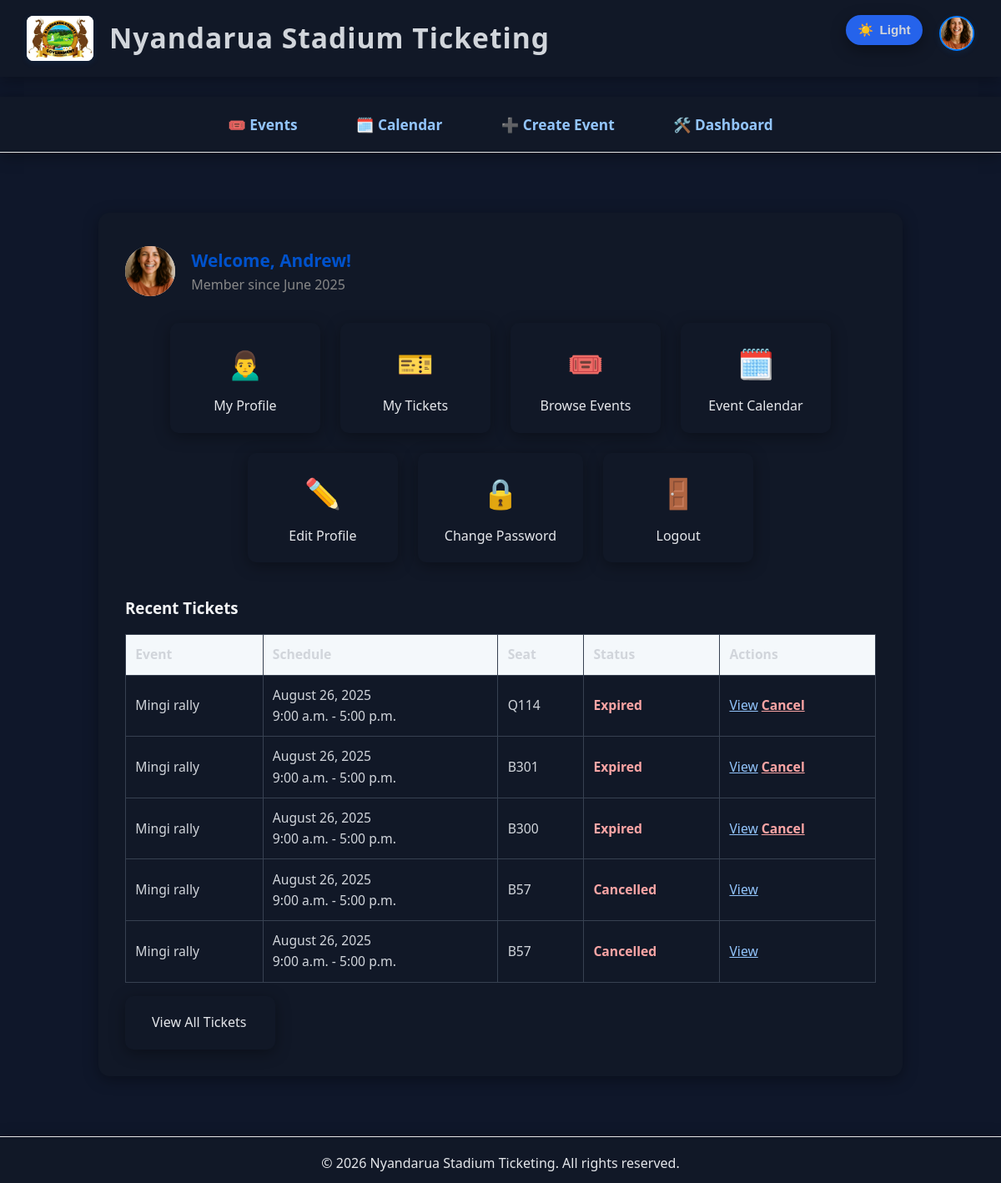
The page /events/user-dashboard/ (signed in) on the database its author committed.
### users/models.py (models this page shows, shortened)
class Profile(models.Model):
    user = models.OneToOneField(User, on_delete=models.CASCADE, related_name='profile')
    photo = models.ImageField(upload_to='profile_photos/', blank=True, null=True)

### tickets/models.py (models this page shows, shortened)
class Ticket(models.Model):
    STATUS_CHOICES = [
        ('Active', 'Active'),
        ('Cancelled', 'Cancelled'),
        ('Used', 'Used'),
    ]
    user = models.ForeignKey(User, on_delete=models.CASCADE, related_name='tickets')
    event = models.ForeignKey(Event, on_delete=models.CASCADE, related_name='tickets')
    tickettype = models.ForeignKey('TicketType', on_delete=models.CASCADE, related_name='tickets', null=True, blank=True)
    seat = models.CharField(max_length=50)
    purchase_date = models.DateTimeField(auto_now_add=True)
    status = models.CharField(max_length=10, choices=STATUS_CHOICES, default='Active')
    qr_code_url = models.URLField(blank=True, null=True)  # Optional: for QR code image
    qr_code_image = models.ImageField(upload_to='ticket_qrcodes/', blank=True, null=True)

### events/models.py (models this page shows, shortened)
class Event(models.Model):
    EVENT_TYPE_CHOICES = [
        ('sports', 'Sports Events'),
        ('entertainment', 'Entertainment Events'),
        ('civic', 'Civic and Political Events'),
        ('educational', 'Educational and Institutional Events'),
        ('corporate', 'Corporate and Business Events'),
        ('religious', 'Religious and Spiritual Events'),
        ('recreational', 'Recreational and Community Events'),
        ('esports', 'E-sports and Virtual Events'),
    ]
    SPORTS_TYPE_CHOICES = [
        ('football', 'Football'),
        ('basketball', 'Basketball'),
        ('athletics', 'Athletics'),
        ('rugby', 'Rugby'),
        ('tennis', 'Tennis'),
    ]
    LEAGUE_CHOICES = [
        ('premier_league', 'Premier League'),
        ('national_league', 'National League'),
        ('champions_league', 'Champions League'),
    ]
    LOCATION_CHOICES = [
        ('ol_kalou', 'Ol Kalou Stadium'),
        ('kararani', 'Kararani Stadium (Ndunyu Njeru)'),
    ]
    name = models.CharField(max_length=200)
    date = models.DateTimeField()
    start_time = models.TimeField(default=time(9, 0))
    end_time = models.TimeField(default=time(17, 0))
    location = models.CharField(max_length=32, choices=LOCATION_CHOICES, default='ol_kalou')
    description = models.TextField(blank=True)
    thumbnail = models.ImageField(upload_to='event_thumbnails/', blank=True, null=True)
    event_type = models.CharField(max_length=32, choices=EVENT_TYPE_CHOICES, default='sports')
    sport_type = models.CharField(max_length=32, choices=SPORTS_TYPE_CHOICES, blank=True, null=True)
    league = models.CharField(max_length=32, choices=LEAGUE_CHOICES, blank=True, null=True)
    @property
    def end_datetime(self):
        end_dt = datetime.combine(self.date.date(), self.end_time)
        if timezone.is_naive(end_dt):
            end_dt = timezone.make_aware(end_dt, timezone.get_current_timezone())
        return end_dt
    @property
    def is_over(self):
        return timezone.now() > self.end_datetime

### events/views.py (the view)
# urls.py: path('user-dashboard/', views.user_dashboard, name='user_dashboard'),
@login_required
def user_dashboard(request):
    tickets = Ticket.objects.filter(user=request.user).select_related('event').order_by('-purchase_date')
    return render(request, 'events/user_dashboard.html', {
        'tickets': tickets,
        'now': timezone.now(),
    })

### events/templates/events/user_dashboard.html (shortened to what this page needs)
{% extends "base.html" %}
{% load static %}
{% block content %}
    <div class="dashboard-header">
        {% if user.profile.photo %}
            <img src="{{ user.profile.photo.url }}" alt="Profile Photo">
        {% else %}
            <img src="{% static 'images/default-profile.svg' %}" alt="Profile Photo">
        {% endif %}
        <div>
            <div class="welcome">Welcome, {{ user.first_name|default:user.username }}!</div>
            <div style="color:#888;">Member since {{ user.date_joined|date:"F Y" }}</div>
        </div>
    </div>
    <div class="dashboard-links">
        <a href="{% url 'profile' %}" class="dashboard-link">
            <span class="icon">🙍‍♂️</span>
            My Profile
        </a>
        <a href="{% url 'ticket_list' %}" class="dashboard-link">
            <span class="icon">🎫</span>
            My Tickets
        </a>
        <a href="{% url 'event_list' %}" class="dashboard-link">
            <span class="icon">🎟️</span>
            Browse Events
        </a>
        <a href="{% url 'event_calendar' %}" class="dashboard-link">
            <span class="icon">🗓️</span>
            Event Calendar
        </a>
        <a href="{% url 'profile_edit' %}" class="dashboard-link">
            <span class="icon">✏️</span>
            Edit Profile
        </a>
        <a href="{% url 'password_change' %}" class="dashboard-link">
            <span class="icon">🔒</span>
            Change Password
        </a>
        <a href="{% url 'logout' %}" class="dashboard-link" style="color:#dc3545;">
            <span class="icon">🚪</span>
            Logout
        </a>
    </div>
    <div class="dashboard-tickets">
        <h3 style="color:#0052cc;">Recent Tickets</h3>
        {% if tickets %}
        <table>
            <thead>
                <tr>
                    <th>Event</th>
                    <th>Schedule</th>
                    <th>Seat</th>
                    <th>Status</th>
                    <th>Actions</th>
                </tr>
            </thead>
            <tbody>
                {% for ticket in tickets|slice:":5" %}
                <tr>
                    <td>{{ ticket.event.name }}</td>
                    <td>{{ ticket.event.date|date:"F j, Y" }}<br>{{ ticket.event.start_time|time:"g:i a" }} - {{ ticket.event.end_time|time:"g:i a" }}</td>
                    <td>{{ ticket.seat }}</td>
                    <td>
                        {% if ticket.status == 'Cancelled' %}
                            <span class="ticket-status-cancelled">Cancelled</span>
                        {% elif ticket.event.is_over %}
                            <span class="ticket-status-expired">Expired</span>
                        {% else %}
                            <span class="ticket-status-valid">Valid</span>
                        {% endif %}
                    </td>
                    <td>
                        <a href="{% url 'ticket_detail' ticket.pk %}">View</a>
                        {% if ticket.status != 'Cancelled' %}
                            <a href="{% url 'ticket_cancel' ticket.pk %}" class="ticket-status-cancelled">Cancel</a>
                        {% endif %}
                    </td>
                </tr>
                {% endfor %}
            </tbody>
        </table>
        <div style="margin-top:1rem;">
            <a href="{% url 'ticket_list' %}" class="dashboard-link" style="display:inline-block;">View All Tickets</a>
        </div>
        {% else %}
            <p style="margin-top:1rem;">You have not purchased any tickets yet. <a href="{% url 'event_list' %}">Browse events</a></p>
        {% endif %}
    </div>
{% endblock %}

### events/templates/base.html (shortened to what this page needs)
{% load static %}
<!DOCTYPE html>
<html lang="en">
<head>
    <link rel="stylesheet" href="{% static 'css/styles.css' %}">
</head>
<body{% if user.is_authenticated %} class="has-profile"{% endif %}>
    <button id="themeToggle" class="theme-toggle" type="button" aria-label="Toggle dark mode" title="Toggle theme">
        <span id="themeToggleIcon" aria-hidden="true">🌙</span>
        <span id="themeToggleText">Dark</span>
    </button>
    {% block header %}
        <header>
            <div class="logo-title">
                <img src="{% static 'images/nyandarua-logo.png' %}" alt="Logo">
                <span class="app-name">Nyandarua Stadium Ticketing</span>
            </div>
            {% if user.is_authenticated %}
            <div class="nav-profile-dropdown">
                <div class="profile-pic-wrapper">
                    {% if user.profile.photo %}
                        <img src="{{ user.profile.photo.url }}" alt="Profile" class="nav-profile-pic">
                    {% else %}
                        <img src="{% static 'images/default-profile.svg' %}" alt="Profile" class="nav-profile-pic">
                    {% endif %}
                </div>
            </div>
            {% endif %}
        </header>
    {% endblock %}
         {% block navbar %}
     <nav id="mainNav">
         <a href="{% url 'event_list' %}">🎟️ Events</a>
         <a href="{% url 'event_calendar' %}">🗓️ Calendar</a>
         {% if user.is_superuser %}
             <a href="{% url 'event_create' %}">➕ Create Event</a>
             <a href="{% url 'admin_dashboard' %}">🛠️ Dashboard</a>
         {% else %}
             <a href="{% url 'user_dashboard' %}">👤 User Dashboard</a>
         {% endif %}
     </nav>
     {% endblock %}
    <div class="container">
        {% block content %}{% endblock %}
    </div>
    {% if user.is_authenticated %}
    <footer>
        &copy; {% now "Y" %} Nyandarua Stadium Ticketing. All rights reserved.
    </footer>
    {% endif %}
</body>
</html>

### static/css/styles.css (style rules this page uses)
body, h1, h2, h3, h4, h5, h6, p, ul, ol, li, a { margin: 0; padding: 0; box-sizing: border-box; }
body { font-family: 'Segoe UI', Arial, sans-serif; background: #f7f9fb; color: #222; line-height: 1.6; }
header { background: linear-gradient(90deg, #0052cc 0%, #007bff 100%); color: #fff; padding: 2rem 0 1rem 0; text-align: center; box-shadow: 0 2px 8px rgba(0,0,0,0.04); }
nav { background: #fff; border-bottom: 1px solid #e5e5e5; padding: 0.75rem 0; text-align: center; }
nav a { color: #0052cc; margin: 0 1.2rem; text-decoration: none; font-weight: 500; transition: color 0.2s; font-size: 1.05rem; }
.container { max-width: 950px; margin: 2.5rem auto; background: #fff; padding: 2.5rem 2rem; border-radius: 10px; box-shadow: 0 4px 24px rgba(0,0,0,0.07); }
footer { text-align: center; color: #888; padding: 1.5rem 0 1rem 0; margin-top: 2.5rem; font-size: 0.98rem; background: #f4f8fb; border-top: 1px solid #e5e5e5; }
html[data-theme='dark'] { color-scheme: dark; }
html[data-theme='dark'] body { background: #0f172a !important; color: #e5e7eb !important; }
html[data-theme='dark'] .container, html[data-theme='dark'] [class$='-section'], html[data-theme='dark'] [class*='-section '], html[data-theme='dark'] .auth-card, html[data-theme='dark'] .dashboard-link, html[data-theme='dark'] .dropdown-content, html[data-theme='dark'] .ticket-card, html[data-theme='dark'] .event-card { background: #111827 !important; color: #e5e7eb !important; box-shadow: 0 4px 18px rgba(0, 0, 0, 0.35) !important; }
html[data-theme='dark'] h1, html[data-theme='dark'] h2, html[data-theme='dark'] h3, html[data-theme='dark'] h4, html[data-theme='dark'] h5, html[data-theme='dark'] h6 { color: #f3f4f6 !important; }
html[data-theme='dark'] p, html[data-theme='dark'] span, html[data-theme='dark'] li, html[data-theme='dark'] label, html[data-theme='dark'] td, html[data-theme='dark'] th, html[data-theme='dark'] small { color: #d1d5db !important; }
html[data-theme='dark'] a { color: #93c5fd !important; }
html[data-theme='dark'] button, html[data-theme='dark'] .cta, html[data-theme='dark'] [type='submit'] { background: #2563eb !important; color: #eff6ff !important; border-color: transparent !important; }
html[data-theme='dark'] table, html[data-theme='dark'] th, html[data-theme='dark'] td { border-color: #374151 !important; }
html[data-theme='dark'] .ticket-status-expired, html[data-theme='dark'] .ticket-status-cancelled { color: #fca5a5 !important; }

### events/templates/events/user_dashboard.html (style rules this page uses)
.container { max-width: 900px; margin: 2.5rem auto; background: #fff; padding: 2.5rem 2rem 2rem 2rem; border-radius: 14px; box-shadow: 0 4px 24px rgba(0,123,255,0.10); }
.dashboard-header { display: flex; align-items: center; gap: 1.2rem; margin-bottom: 1.5rem; }
.dashboard-header img { width: 60px; height: 60px; border-radius: 50%; object-fit: cover; background: #f4f4f4; }
.dashboard-header .welcome { font-size: 1.3rem; color: #0052cc; font-weight: 600; }
.dashboard-links { display: flex; flex-wrap: wrap; gap: 1.5rem; margin: 2rem 0 2.5rem 0; justify-content: center; }
.dashboard-link { display: flex; flex-direction: column; align-items: center; background: #f4f8fb; border-radius: 10px; padding: 1.2rem 2rem; min-width: 180px; box-shadow: 0 2px 8px rgba(0,0,0,0.04); text-decoration: none; color: #0052cc; font-weight: 500; transition: background 0.2s; }
.dashboard-link .icon { font-size: 2.2rem; margin-bottom: 0.7rem; }
.dashboard-tickets { margin-top: 2rem; }
.dashboard-tickets table { width: 100%; border-collapse: collapse; margin-top: 1rem; }
.dashboard-tickets th, .dashboard-tickets td { border: 1px solid #e5e5e5; padding: 0.7rem; text-align: left; font-size: 0.98rem; }
.dashboard-tickets th { background: #f4f8fb; color: #0052cc; }
.ticket-status-expired { color: #dc3545; font-weight: bold; }
.ticket-status-cancelled { color: #888; font-weight: bold; }

### rows shown on the page
Ticket: event.name "Mingi rally", event "August 26, 2025", event.start_time "9:00 a.m.", event.end_time "5:00 p.m.", seat "Q114", status "Expired"
Ticket: event.name "Mingi rally", event "August 26, 2025", event.start_time "9:00 a.m.", event.end_time "5:00 p.m.", seat "B301", status "Expired"
Ticket: event.name "Mingi rally", event "August 26, 2025", event.start_time "9:00 a.m.", event.end_time "5:00 p.m.", seat "B300", status "Expired"
Ticket: event.name "Mingi rally", event "August 26, 2025", event.start_time "9:00 a.m.", event.end_time "5:00 p.m.", seat "B57", status "Cancelled"
Ticket: event.name "Mingi rally", event "August 26, 2025", event.start_time "9:00 a.m.", event.end_time "5:00 p.m.", seat "B57", status "Cancelled"

### other values the page prints
{{ user.first_name|default:user.username }} "Andrew"
{{ user.date_joined|date:"F Y" }} "June 2025"
